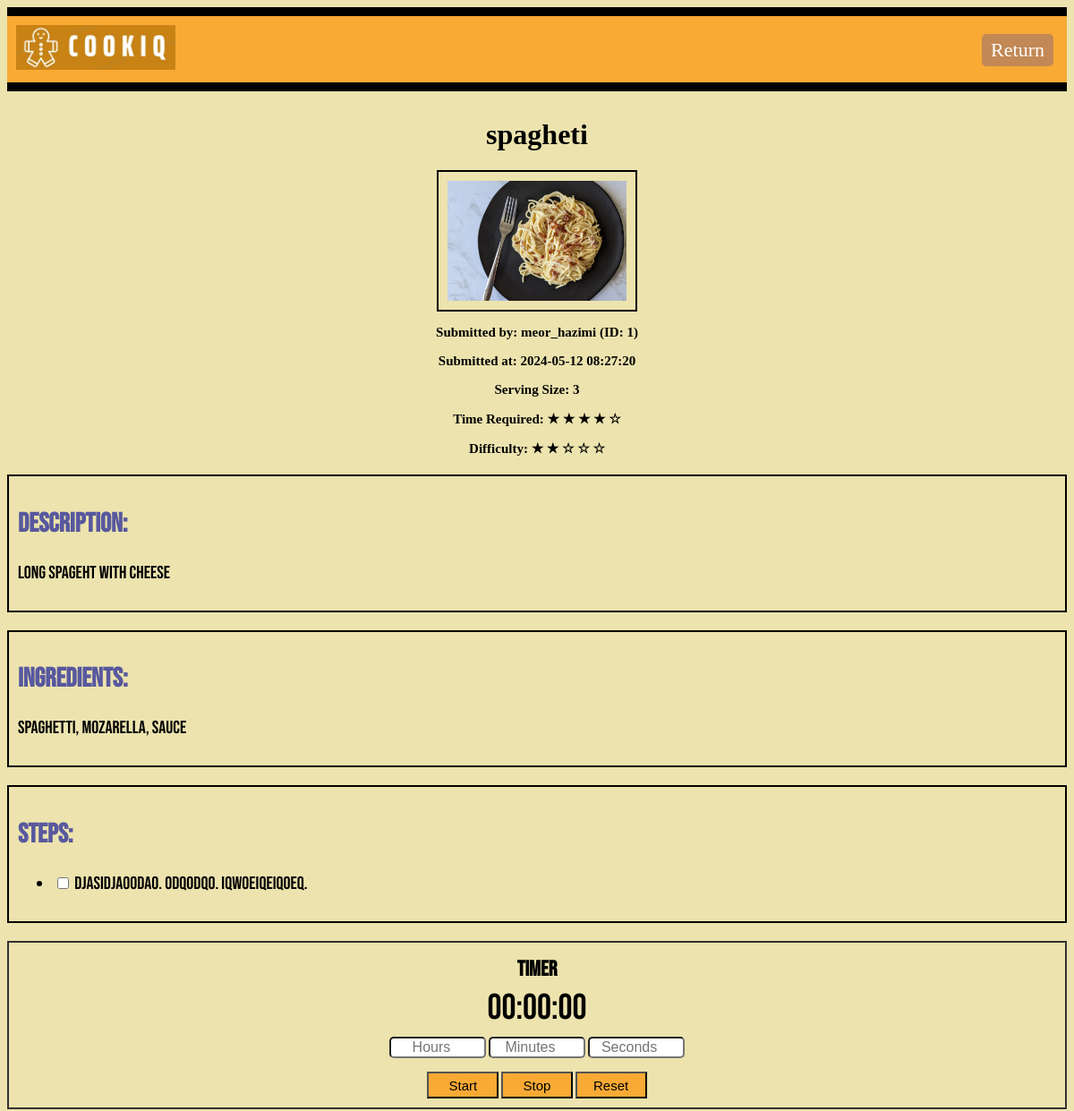
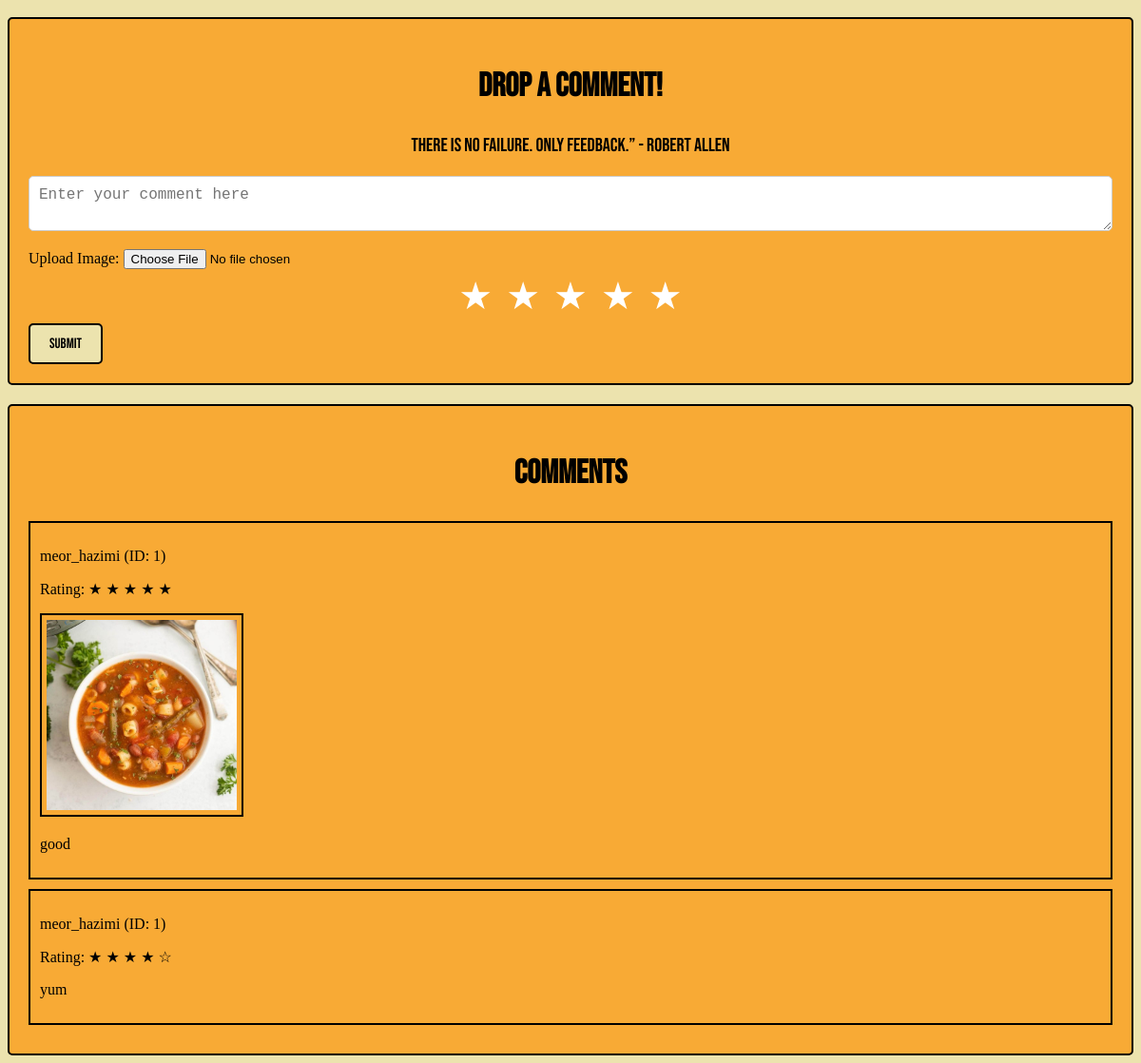
The app's page /user/1/recipe/3 (signed in) with its own data (2 pictures, top to bottom).
### models.py (models this page shows, shortened)
class Recipe(db.Model):
    id = db.Column(db.Integer, primary_key=True)
    recipe_name = db.Column(db.String(100), nullable=False)
    description = db.Column(db.Text, nullable=False)
    ingredients = db.Column(db.Text, nullable=False)
    steps = db.Column(db.Text, nullable=False)
    difficulty = db.Column(db.Integer, nullable=False)
    time_required = db.Column(db.Integer, nullable=False)
    serving_size = db.Column(db.Integer, nullable=False)
    submitted_at = db.Column(db.DateTime(timezone=True), server_default=db.func.now())
    approved = db.Column(db.Boolean, default=False)
    user_id = db.Column(db.Integer, db.ForeignKey('user.id'), nullable=False)
    user = db.relationship('User', backref=db.backref('recipe_submissions', lazy=True))
    image_path = db.Column(db.String(255))  # Path to the image file
    submitted_by = db.Column(db.String(100), nullable=False)
    category = db.Column(db.String(50), nullable=False)
    comments = db.relationship('Comment', backref=db.backref('recipe'), lazy=True)

class Comment(db.Model):
    id = db.Column(db.Integer, primary_key=True)
    comment = db.Column(db.Text, nullable=False)
    rating = db.Column(db.Integer, nullable=False)
    image_url = db.Column(db.String(255))
    submitted_by = db.Column(db.String(100), nullable=False)
    recipe_id = db.Column(db.Integer, db.ForeignKey('recipe.id'), nullable=False)
    user_id = db.Column(db.Integer, db.ForeignKey('user.id'), nullable=False)
    user = db.relationship('User', backref=db.backref('recipe', lazy=True))

### main.py (the view)
@app.route("/user/<int:user_id>/recipe/<int:recipe_id>")
def recipe(user_id,recipe_id):
    if "user_id" not in session or session["user_id"] != user_id:
        return redirect(url_for("login"))
    user = User.query.get_or_404(user_id)
    recipe = Recipe.query.get_or_404(recipe_id)
    comments = Comment.query.filter_by(recipe_id=recipe_id).all()
    return render_template("recipe.html", user=user, recipe=recipe, comments=comments)

### templates/recipe.html (shortened to what this page needs)
<!DOCTYPE html>
<html>
<head>
</head>
<body>
    <div class="header">
        <img style="height: 50px;" src="{{ url_for('static', filename='Logo_CookiQ.jpeg') }}" alt="Logo_CookiQ">
        <a href="{{ url_for('browse_recipe', user_id=user.id) }}" class="Return">Return</a>
    </div>
    <h1 class="recipe-title">{{ recipe.recipe_name }}</h1>
    <div class="recipe-photo-container">
        <img src="{{ url_for('static', filename=recipe.image_path) }}" class="recipe-photo" alt="Recipe Photo" style="max-width: 200px;">
        <div  class="submitted-by-date">
            <p>Submitted by: {{ recipe.submitted_by }}</p>
            <p>Submitted at: {{ recipe.submitted_at }}</p>
            <p>Serving Size: {{ recipe.serving_size }}</p>
            <p>Time Required:
                {% for i in range(recipe.time_required) %}
                    &#9733;
                {% endfor %}
                {% for i in range(5 - recipe.time_required) %}
                    &#9734;
                {% endfor %}
            </p>
            <p>Difficulty:
                {% for i in range(recipe.difficulty) %}
                    &#9733;
                {% endfor %}
                {% for i in range(5 - recipe.difficulty) %}
                    &#9734;
                {% endfor %}
            </p>
        </div>
    </div>
    <div class="recipe-details">
        <h2>Description:</h2>
        <p>{{ recipe.description }}</p>
    </div>
    <div class="recipe-details">
        <h2>Ingredients:</h2>
        <p>{{ recipe.ingredients }}</p>
    </div>
    <div class="recipe-details">
        <h2>Steps:</h2>
        <ul>
            {% for step in recipe.steps.split('\n') %}
                {% if step %}
                    <li>
                        <input type="checkbox" id="step{{ loop.index }}" name="step{{ loop.index }}">
                        <label for="step{{ loop.index }}">{{ step }}</label>
                    </li>
                {% endif %}
            {% endfor %}
        </ul>
    </div>
    <div class="timer-container">
        <h2>Timer</h2>
        <p id="timer">00:00:00</p>
        <div>
            <input type="number" id="hours" min="0" placeholder="Hours">
            <input type="number" id="minutes" min="0" max="59" placeholder="Minutes">
            <input type="number" id="seconds" min="0" max="59" placeholder="Seconds">
        </div>
        <div>
            <button onclick="startCountdown()">Start</button>
            <button onclick="stopCountdown()">Stop</button>
            <button onclick="resetCountdown()">Reset</button>
        </div>
    </div>
    <div class="comment-box">
        <h2>Drop A Comment!</h2>
        <p>There is no failure. Only feedback.” - Robert Allen</p>
        <form action="{{ url_for('submit_comment', user_id=user.id, recipe_id=recipe.id) }}" method="post" enctype="multipart/form-data">
            <textarea name="comment" placeholder="Enter your comment here" class="input-field"></textarea>
            <label for="image">Upload Image:</label>
            <input type="file" name="image" accept="image/*" >
            <div class="rating">
                <label for="star5"></label>
                <label for="star4"></label>
                <label for="star3"></label>
                <label for="star2"></label>
                <label for="star1"></label>
            </div>
            <input type="submit" value="SUBMIT" class="submit-button">
        </form>
    </div>
    <div class="comment-section">
        <h2>Comments</h2>
        {% for comment in comments %}
        <div class="comment">
            <div class="comment-content">
                <p>{{ comment.submitted_by }}</p>
                <p>Rating:
                    {% for i in range(comment.rating) %}
                        &#9733;
                    {% endfor %}
                    {% for i in range(5 - comment.rating) %}
                        &#9734;
                    {% endfor %}
                </p>
                {% if comment.image_url %}
                    <img src="/static/{{ comment.image_url }}" alt="Comment Image">
                {% endif %}
                <p>{{ comment.comment }}</p>
            </div>
        </div>
        {% endfor %}
    </div>
</body>
</html>

### templates/recipe.html (style rules this page uses)
body { background-color: #ece3ae; }
.header { padding: 10px; background-color: #f8aa35; border-top: 10px solid #000; border-bottom: 10px solid #000; margin-bottom: 20px; position: relative; }
.Return { position: absolute; top: 20px; right: 15px; padding: 5px 10px; border-radius: 5px; text-align: center; background-color: #c28855; color: #fff; text-decoration: none; cursor: pointer; font-size: 22px; font-weight: 300; transition: background-color 0.3s; z-index: 1; }
.recipe-title { text-align: center; margin-top: 30px; }
.recipe-photo-container { text-align: center; margin-bottom: 20px; }
.recipe-photo { display: block; margin: 0 auto; border: 2px solid #000; padding: 10px; max-width: 100%; height: auto; }
.submitted-by-date { font-weight: bold; font-size: 15px; }
.recipe-details { font-family: 'Bebas Neue', sans-serif; border: 2px solid #000; padding: 10px; margin-bottom: 20px; font-size: 20px; }
.recipe-details h2 { color: rgb(88, 88, 158); font-size: 30px; }
.comment-box { background-color: #f8aa35; border: 2px solid #000; border-radius: 5px; padding: 20px; margin-top: 20px; }
.comment-box h2 { text-align: center; font-family: 'Bebas Neue', sans-serif; font-size: 35px; }
.comment-box p { text-align: center; font-family: 'Bebas Neue', sans-serif; font-size: 20px; }
.input-field { width: 100%; padding: 10px; margin-bottom: 15px; border: 1px solid #ccc; border-radius: 5px; box-sizing: border-box; font-size: 16px; }
.rating { unicode-bidi: bidi-override; direction: rtl; text-align: center; }
.rating > label { display: inline-block; padding: 5px; font-size: 40px; color: #ffffff; cursor: pointer; }
.rating > label:before { content: "\2605"; }
.submit-button { padding: 10px 20px; background: #ece3ae; border: 2px solid #000000; border-radius: 5px; cursor: pointer; text-align: center; font-family: 'Bebas Neue', sans-serif; font-size: 15px; transition: background-color 0.3s; z-index: 1; }
.comment-section { background-color: #f8aa35; border: 2px solid #000; border-radius: 5px; padding: 20px; margin-top: 20px; }
.comment-section h2 { text-align: center; font-family: 'Bebas Neue', sans-serif; font-size: 35px; }
.comment { border: 2px solid #000000; padding: 10px; margin-bottom: 10px; }
.comment-section img { max-width: 200px; height: auto; border: 2px solid #000; padding: 5px; }
.timer-container { border: 2px solid #333; padding: 10px; text-align: center; font-family: 'Bebas Neue', sans-serif; }
.timer-container p { font-size: 40px; margin-top: 5px; margin-bottom: 5px; }
.timer-container h2 { margin-bottom: 5px; margin-top: 5px; }
.timer-container button { width: 80px; height: 30px; background-color: #f8aa35; transition: background-color 0.3s; font-size: 15px; }
.timer-container input { margin-top: 3px; margin-bottom: 15px; width: 100px; font-size: 16px; border-radius: 5px; text-align: center; }

### records on screen
Recipe: recipe_name "spagheti", image_path (picture), submitted_by "meor_hazimi (ID: 1)", submitted_at "2024-05-12 08:27:20", serving_size "3", time_required 4 (drawn), difficulty 2 (drawn), description "long spageht with cheese", ingredients "spaghetti, mozarella, sauce", steps "djasidjaoodao. odqodq0. iqwoeiqeiqoeq."
Comment: submitted_by "meor_hazimi (ID: 1)", rating 5 (drawn), image_url (picture), comment "good"
Comment: submitted_by "meor_hazimi (ID: 1)", rating 4 (drawn), comment "yum"
